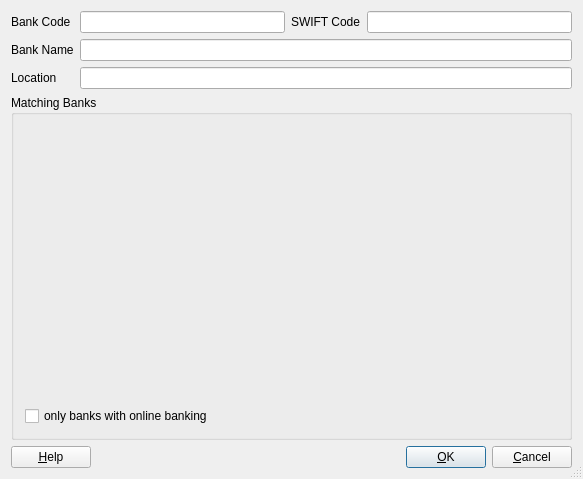
<?xml version="1.0" encoding="UTF-8"?>
<ui version="4.0">
 <class>QBSelectBankUi</class>
 <widget class="QDialog" name="QBSelectBankUi">
  <property name="geometry">
   <rect>
    <x>0</x>
    <y>0</y>
    <width>583</width>
    <height>479</height>
   </rect>
  </property>
  <property name="sizePolicy">
   <sizepolicy hsizetype="Minimum" vsizetype="Minimum">
    <horstretch>0</horstretch>
    <verstretch>0</verstretch>
   </sizepolicy>
  </property>
  <property name="windowTitle">
   <string>Select Bank</string>
  </property>
  <property name="sizeGripEnabled">
   <bool>true</bool>
  </property>
  <layout class="QVBoxLayout">
   <item>
    <layout class="QGridLayout">
     <item row="2" column="0">
      <widget class="QLabel" name="textLabel1">
       <property name="text">
        <string>Location</string>
       </property>
       <property name="wordWrap">
        <bool>false</bool>
       </property>
      </widget>
     </item>
     <item row="0" column="1">
      <layout class="QHBoxLayout">
       <item>
        <widget class="QLineEdit" name="bankCodeEdit"/>
       </item>
       <item>
        <widget class="QLabel" name="textLabel1_2">
         <property name="text">
          <string>SWIFT Code</string>
         </property>
         <property name="wordWrap">
          <bool>false</bool>
         </property>
        </widget>
       </item>
       <item>
        <widget class="QLineEdit" name="swiftCodeEdit"/>
       </item>
      </layout>
     </item>
     <item row="2" column="1">
      <widget class="QLineEdit" name="locationEdit"/>
     </item>
     <item row="1" column="0">
      <widget class="QLabel" name="textLabel1_3">
       <property name="text">
        <string>Bank Name</string>
       </property>
       <property name="wordWrap">
        <bool>false</bool>
       </property>
      </widget>
     </item>
     <item row="0" column="0">
      <widget class="QLabel" name="textLabel1_4">
       <property name="text">
        <string>Bank Code</string>
       </property>
       <property name="wordWrap">
        <bool>false</bool>
       </property>
      </widget>
     </item>
     <item row="1" column="1">
      <widget class="QLineEdit" name="bankNameEdit"/>
     </item>
    </layout>
   </item>
   <item>
    <widget class="Q3GroupBox" name="groupBox15">
     <property name="title">
      <string>Matching Banks</string>
     </property>
     <layout class="QVBoxLayout">
      <item>
       <widget class="Q3ListView" name="bankListView">
        <column>
         <property name="text">
          <string>Bank Code</string>
         </property>
         <property name="clickable">
          <bool>true</bool>
         </property>
         <property name="resizable">
          <bool>true</bool>
         </property>
        </column>
        <column>
         <property name="text">
          <string>Bank Name</string>
         </property>
         <property name="clickable">
          <bool>true</bool>
         </property>
         <property name="resizable">
          <bool>true</bool>
         </property>
        </column>
        <column>
         <property name="text">
          <string>Location</string>
         </property>
         <property name="clickable">
          <bool>true</bool>
         </property>
         <property name="resizable">
          <bool>true</bool>
         </property>
        </column>
        <column>
         <property name="text">
          <string>BIC</string>
         </property>
         <property name="clickable">
          <bool>true</bool>
         </property>
         <property name="resizable">
          <bool>true</bool>
         </property>
        </column>
        <column>
         <property name="text">
          <string>Online Banking</string>
         </property>
         <property name="clickable">
          <bool>true</bool>
         </property>
         <property name="resizable">
          <bool>true</bool>
         </property>
        </column>
       </widget>
      </item>
      <item>
       <widget class="QCheckBox" name="onlineCheckBox">
        <property name="text">
         <string>only banks with online banking</string>
        </property>
       </widget>
      </item>
     </layout>
    </widget>
   </item>
   <item>
    <layout class="QHBoxLayout">
     <property name="spacing">
      <number>6</number>
     </property>
     <property name="margin">
      <number>0</number>
     </property>
     <item>
      <widget class="QPushButton" name="helpButton">
       <property name="text">
        <string>&amp;Help</string>
       </property>
       <property name="shortcut">
        <string>F1</string>
       </property>
       <property name="autoDefault">
        <bool>true</bool>
       </property>
      </widget>
     </item>
     <item>
      <spacer name="Horizontal Spacing2">
       <property name="orientation">
        <enum>Qt::Horizontal</enum>
       </property>
       <property name="sizeType">
        <enum>QSizePolicy::Expanding</enum>
       </property>
       <property name="sizeHint" stdset="0">
        <size>
         <width>20</width>
         <height>20</height>
        </size>
       </property>
      </spacer>
     </item>
     <item>
      <widget class="QPushButton" name="buttonOk">
       <property name="text">
        <string>&amp;OK</string>
       </property>
       <property name="shortcut">
        <string/>
       </property>
       <property name="autoDefault">
        <bool>true</bool>
       </property>
       <property name="default">
        <bool>true</bool>
       </property>
      </widget>
     </item>
     <item>
      <widget class="QPushButton" name="buttonCancel">
       <property name="text">
        <string>&amp;Cancel</string>
       </property>
       <property name="shortcut">
        <string/>
       </property>
       <property name="autoDefault">
        <bool>true</bool>
       </property>
      </widget>
     </item>
    </layout>
   </item>
  </layout>
 </widget>
 <layoutdefault spacing="6" margin="11"/>
 <pixmapfunction>qPixmapFromMimeSource</pixmapfunction>
 <customwidgets>
  <customwidget>
   <class>Q3GroupBox</class>
   <extends>QGroupBox</extends>
   <header>Qt3Support/Q3GroupBox</header>
   <container>1</container>
  </customwidget>
  <customwidget>
   <class>Q3Frame</class>
   <extends>QFrame</extends>
   <header>Qt3Support/Q3Frame</header>
   <container>1</container>
  </customwidget>
  <customwidget>
   <class>Q3ListView</class>
   <extends>Q3Frame</extends>
   <header>q3listview.h</header>
  </customwidget>
 </customwidgets>
 <tabstops>
  <tabstop>bankCodeEdit</tabstop>
  <tabstop>swiftCodeEdit</tabstop>
  <tabstop>bankNameEdit</tabstop>
  <tabstop>locationEdit</tabstop>
  <tabstop>bankListView</tabstop>
  <tabstop>onlineCheckBox</tabstop>
  <tabstop>helpButton</tabstop>
  <tabstop>buttonOk</tabstop>
  <tabstop>buttonCancel</tabstop>
 </tabstops>
 <resources/>
 <connections>
  <connection>
   <sender>buttonOk</sender>
   <signal>clicked()</signal>
   <receiver>QBSelectBankUi</receiver>
   <slot>accept()</slot>
   <hints>
    <hint type="sourcelabel">
     <x>20</x>
     <y>20</y>
    </hint>
    <hint type="destinationlabel">
     <x>20</x>
     <y>20</y>
    </hint>
   </hints>
  </connection>
  <connection>
   <sender>buttonCancel</sender>
   <signal>clicked()</signal>
   <receiver>QBSelectBankUi</receiver>
   <slot>reject()</slot>
   <hints>
    <hint type="sourcelabel">
     <x>20</x>
     <y>20</y>
    </hint>
    <hint type="destinationlabel">
     <x>20</x>
     <y>20</y>
    </hint>
   </hints>
  </connection>
 </connections>
</ui>
